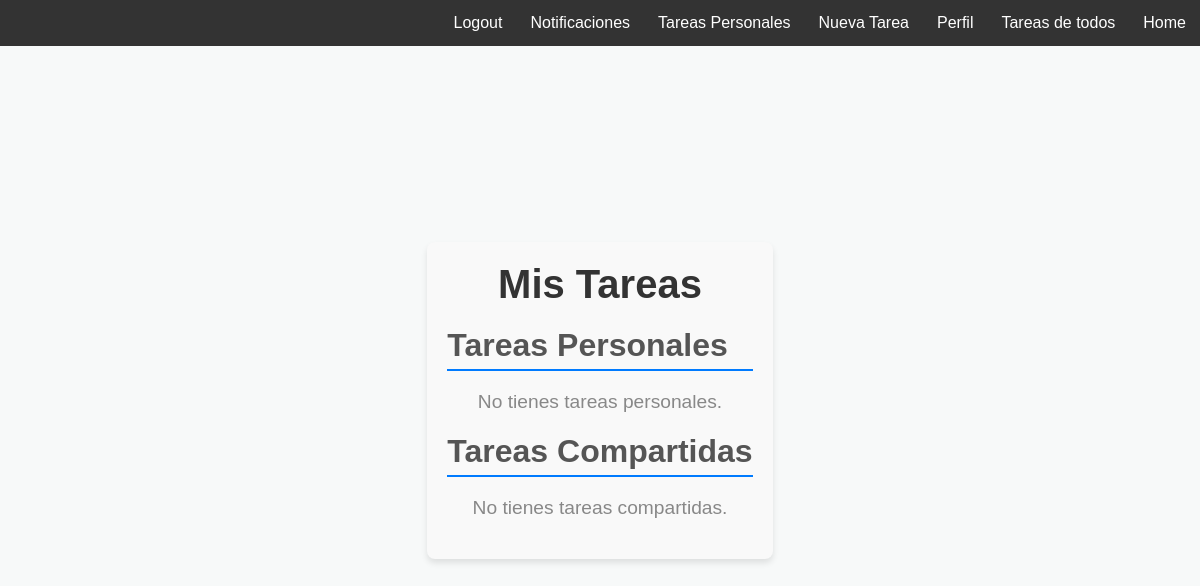
The page /tasks/ (signed in) on the database as committed earlier.
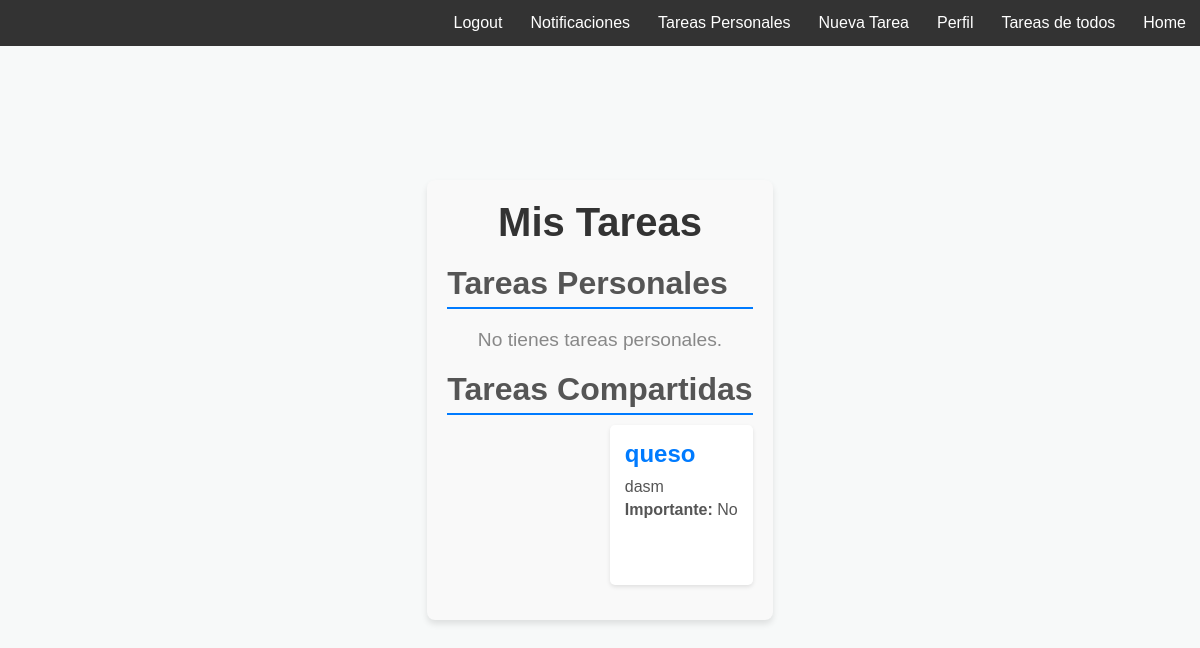
The same page on the database as committed later.
### task/models.py (models this page shows, shortened)
class Task(models.Model):
    title = models.CharField(max_length=200)
    description = models.TextField(blank=True)
    created = models.DateTimeField(auto_now_add=True)
    date_completed = models.DateTimeField(null=True, blank=True)
    important = models.BooleanField(default=False)
    user = models.ForeignKey(User, on_delete=models.CASCADE)
    banner_color = models.CharField(max_length=7, default='#000000')
    category = models.ForeignKey(TaskCategory, on_delete=models.CASCADE, null=True, blank=True)
    tags = models.ManyToManyField(TaskTag, blank=True)
    status = models.ForeignKey(TaskStatus, on_delete=models.CASCADE, default=1)
    priority = models.ForeignKey(TaskPriority, on_delete=models.CASCADE, default=1)
    is_personal = models.BooleanField(default=False)

### task/views.py (the view)
# urls.py: path('tasks/', views.tasks, name='tasks'),
@login_required(login_url='signup')
def tasks(request):
    try:
        tareas_personales = Task.objects.filter(user=request.user, is_personal=True)
        tareas_compartidas = Task.objects.filter(user=request.user, is_personal=False)
        return render(request, 'tasks.html', {
            'tareas_personales': tareas_personales,
            'tareas_compartidas': tareas_compartidas
        })
    except Exception as e:
        return error_page(request, f'Ocurrió un error al cargar las tareas: {str(e)}')

### task/templates/tasks.html (shortened to what this page needs)
{% extends 'base.html' %}
{% block content %}
<div class="container">
    <h1 class="title">Mis Tareas</h1>
    <h2>Tareas Personales</h2>
    {% if tareas_personales %}
        <ul class="task-list">
            {% for task in tareas_personales %}
                <li class="task-item">
                    <h3>{{ task.title }}</h3>
                    <p>{{ task.description }}</p>
                    <p><strong>Importante:</strong> {{ task.important|yesno:"Sí,No" }}</p>
                    <a href="{% url 'task_details' task.id %}">Ver detalles</a>
                </li>
            {% endfor %}
        </ul>
    {% else %}
        <p class="no-tasks">No tienes tareas personales.</p>
    {% endif %}
    <h2>Tareas Compartidas</h2>
    {% if tareas_compartidas %}
        <ul class="task-list">
            {% for task in tareas_compartidas %}
                <li class="task-item">
                    <h3>{{ task.title }}</h3>
                    <p>{{ task.description }}</p>
                    <p><strong>Importante:</strong> {{ task.important|yesno:"Sí,No" }}</p>
                    <a href="{% url 'task_details' task.id %}">Ver detalles</a>
                </li>
            {% endfor %}
        </ul>
    {% else %}
        <p class="no-tasks">No tienes tareas compartidas.</p>
    {% endif %}
</div>
{% endblock %}

Rows that differ between the two databases and show on the page:
added Task: title "queso", description "dasm", important "No"
Other text that changed with them:
text no longer shown: "No tienes tareas compartidas."
